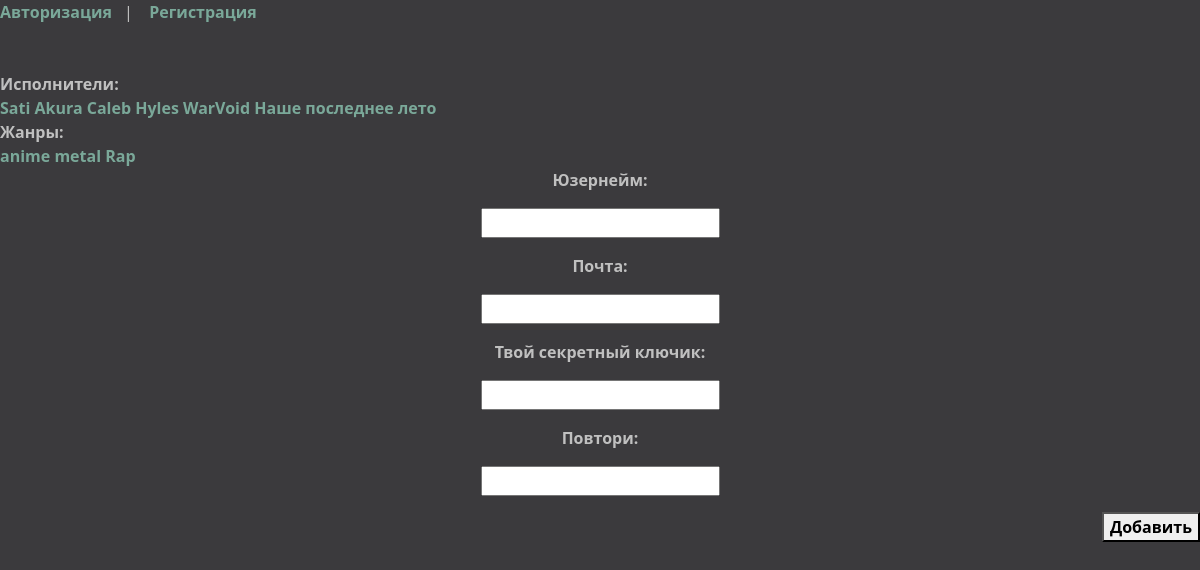
/registration/, run on an earlier commit of the app's database.
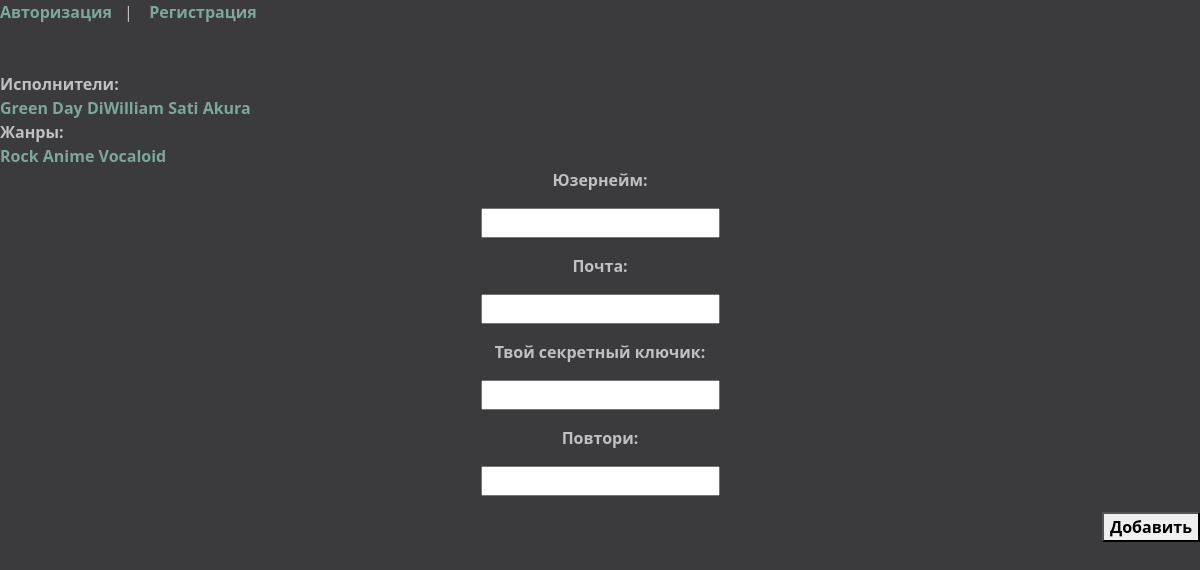
And on a later commit of the database.
### funfacts/models.py (models this page shows, shortened)
class Author(models.Model):
	name = models.CharField(max_length = 255)
	slug= models.SlugField(max_length=255,db_index = True, unique = True)
	def get_absolute_url(self):
		return reverse('author', kwargs={'author_slug': self.slug})

class Category(models.Model):
	name = models.CharField(max_length = 255, db_index = True)
	slug = models.SlugField(max_length=255, db_index = True, null = True)
	def get_absolute_url(self):
		return reverse('category', kwargs={'cat_slug': self.slug})

### funfacts/views.py (the view)
# urls.py: path('registration/', views.RegisterUser.as_view(), name = 'registration'),
class RegisterUser(DataMixin, CreateView):
	form_class = RegisterUserForm
	template_name = 'funfacts/registration.html'
	success_url = reverse_lazy('login')
	def get_context_data(self, *,object_list=None, **kwargs):
		context = super().get_context_data(**kwargs)
		c_def =  self.get_user_context(title = 'regist')
		return dict(list(context.items())+list(c_def.items()))

### funfacts/forms.py
class RegisterUserForm(UserCreationForm):
	username = forms.CharField(label = 'Юзернейм', widget = forms.TextInput(attrs ={'class':'form-input'}))
	email = forms.EmailField(label = 'Почта', widget=forms.EmailInput(attrs={'class':'form-input'}))
	password1 = forms.CharField(label = 'Твой секретный ключик', widget = forms.PasswordInput(attrs={'class':'form-input'}))
	password2 = forms.CharField(label = 'Повтори', widget = forms.PasswordInput(attrs={'class':'form-input'}))
	class Meta:
		model =User
		fields = ('username','email', 'password1', 'password2',)

### funfacts/templatetags/funfacts_tags.py (called while the page is built)
@register.inclusion_tag('funfacts/list_authors.html')
def show_authors(sort=None, author_selected=0, category_selected=0):
	if not sort:
		authors = Author.objects.all()
		category = Category.objects.all()
	else:
		authors = Author.objects.order_by(sort)
		category = Category.objects.order_by(sort)
	return {"authors":authors, "author_selected":author_selected, "cats":category, "category_selected":category_selected}

### funfacts/templates/funfacts/registration.html (shortened to what this page needs)
{% extends 'funfacts/base.html'%}
{%block content%}
<form method = 'Post'>
	{%csrf_token%}<nav align ='center'>
	<div class="song_block_Pc{{request.user_agent.is_pc}}">
	{%for f in form%}
<p>
<label for = "{{ f.id_for_label}}"><b>{{f.label}}:</b></label></p>{{f}}<p align="center"></p>
{%endfor%}
		<p align="right"><button type="submit" class="user_btn_Pc{{request.user_agent.is_pc}}"> <b>Добавить</b></button></p>
	</div></nav>
</form>
{%endblock%}

### funfacts/templates/funfacts/list_authors.html
<br>
<nav class="side_text_Pc{{request.user_agent.is_pc}}"><b>Исполнители:</b> </nav>
{%for author in authors%}
{%if author.pk == author_selected%}
<a  id = 'aub' href="{{author.get_absolute_url}}">{{author.name}}</a>
{%elif author.pk <= author_selected|add:4 and author.pk >= author_selected|add:-4 %}
<a href="{{author.get_absolute_url}}" class="authors">{{author.name}}</a>
{%elif author_selected == 0 and author.pk <= 10%}
<a href="{{author.get_absolute_url}}" class="authors">{{author.name}}</a>
	{%endif%}
{%endfor%}
<nav class="side_text">Жанры:</nav>
{%for cat in cats%}
<a href="{{cat.get_absolute_url}}" class="authors">{{cat.name}}</a>
{%endfor%}

What changed in the data, as far as the page shows it:
removed Author: name "Caleb Hyles"
removed Author: name "WarVoid"
removed Author: name "Наше последнее лето"
removed Category: name "anime"
removed Category: name "metal"
removed Category: name "Rap"
added Author: name "Green Day"
added Author: name "DiWilliam"
added Category: name "Rock"
added Category: name "Anime"
added Category: name "Vocaloid"
